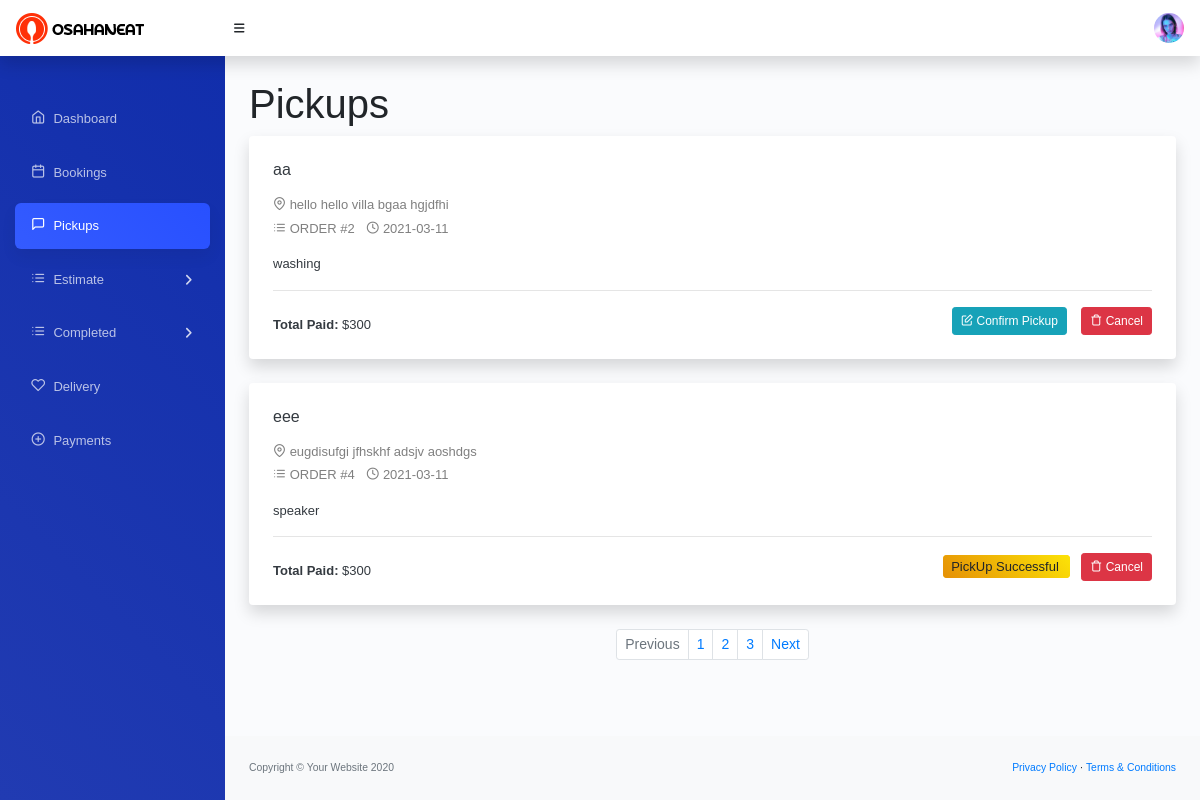
Page /storeadmin/pickups on the earlier database version.
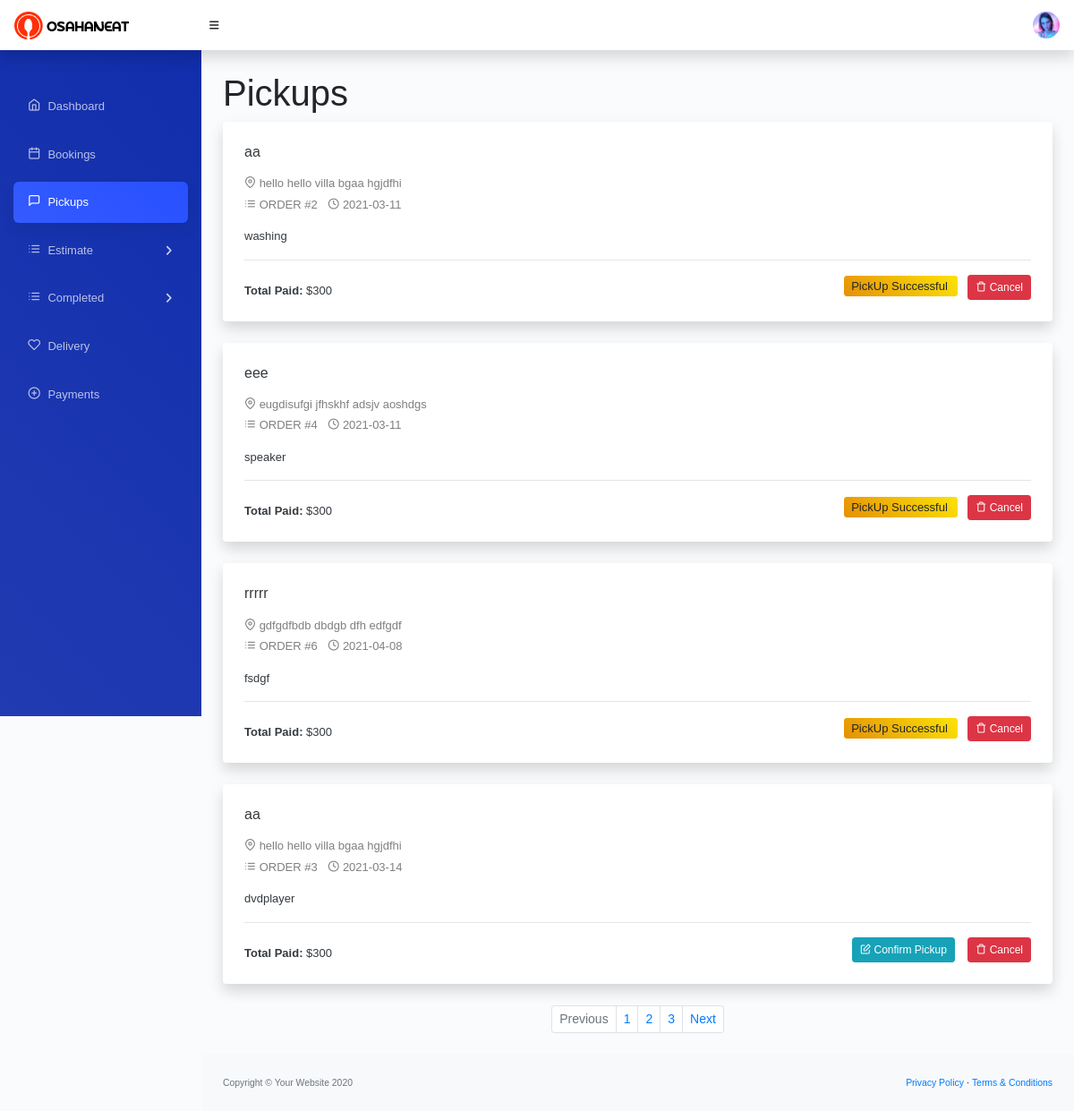
Same page on the later database version.
### storeadmin/models.py (models this page shows, shortened)
class Address(models.Model):
	address_id=models.AutoField(primary_key=True)
	name=models.CharField(max_length=20)
	address=models.TextField()
	phone=models.CharField(max_length=20)
	landmark=models.CharField(max_length=20)
	class Meta:
		verbose_name_plural="Address"

class Booking(models.Model):
	booking_id=models.AutoField(primary_key=True)
	store_id=models.CharField(max_length=20)
	user_id=models.CharField(max_length=20)
	appliance_id=models.CharField(max_length=20)
	address_id=models.CharField(max_length=20)
	pickupdateconfirm=models.CharField(max_length=20)
	status_codes=models.CharField(max_length=20)
	class Meta:
		verbose_name_plural="Booking"

class PickUp(models.Model):
	pickup_id=models.AutoField(primary_key=True)
	booking_id=models.CharField(max_length=20)
	store_id=models.CharField(max_length=20)
	user_id=models.CharField(max_length=20)
	pickup_status=models.CharField(max_length=20)
	estimategivenconfirm=models.CharField(max_length=20)
	pickup_date=models.CharField(max_length=20)
	class Meta:
		verbose_name_plural="PickUp"

class Appliance(models.Model):
	appliance_id=models.AutoField(primary_key=True)
	appliance_name=models.CharField(max_length=20)
	appliance_brand=models.CharField(max_length=20)
	appliance_years=models.CharField(max_length=20)
	appliance_description=models.TextField()
	class Meta:
		verbose_name_plural="Appliance"

### storeadmin/views.py (the view)
# urls.py: path('pickups', views.pickups,name='pickups'),
def pickups(request):
	pickup_det=PickUp.objects.filter(store_id=1)
	appliance_det=Appliance.objects.all()
	address_det=Address.objects.all()
	booking_det=Booking.objects.all()
	return render(request,'store_admin/pickups.html',{'pickup_det':pickup_det,'appliance_det':appliance_det,'address_det':address_det,'booking_det':booking_det})

### user/templatetags/event_tags.py (called while the page is built)
@register.filter(name='int')
def toint(value):
	return int(value)

### storeadmin/templates/store_admin/pickups.html (shortened to what this page needs)
{%extends 'store_admin/storeadmin_layout.html'%}
    {% load static %}
    {% load event_tags %}
{%block content%}
         <div id="layoutSidenav_content">
            <main>
               <div class="container-fluid">
                  <h1 class="mt-4">Pickups</h1>
                  <div class="row">
                     <div class="col-xl-12">
                        {% for i in pickup_det %}
                        {% for j in booking_det %}
                        {% if i.booking_id|int == j.booking_id|int %}
                        {% for k in appliance_det %}
                        {% for l in address_det %}
                        {% if j.appliance_id|int == k.appliance_id|int and j.address_id|int == l.address_id|int %}
                        <div class="card mb-4 order-list">
                           <div class="gold-members p-4">
                              <div class="media">
                                 <div class="media-body">
                                    <h6 class="mb-3"><a href="https://askbootstrap.com/item/osahan-grocery-bootstrap4-responsive-light-template/" class="text-dark">{{l.name}}
                                       </a>
                                    </h6>
                                    <p class="text-black-50 mb-1"><i class="feather-map-pin"></i> {{l.address}}</p>
                                    <p class="text-black-50 mb-3"><i class="feather-list"></i> ORDER #{{j.booking_id}} <i class="feather-clock ml-2"></i> {{i.pickup_date}}</p>
                                    <p class="text-dark">{{k.appliance_name}}</p>
                                    <hr>
                                    <div class="float-right">
                                       {% if i.pickup_status == "pending" %}
                                       <a href="#0" class="btn btn-sm btn-info" data-toggle="modal" data-target="#confirm{{i.pickup_id}}"><i class="feather-edit"></i> Confirm Pickup</a>
                                       {% else %}
                                       <span class="bg-warning px-2 py-1 rounded ml-1"> PickUp Successful </span>
                                       {% endif %}
                                       &nbsp; &nbsp;<a href="#0" class="btn btn-sm btn-danger"><i class="feather-trash"></i> Cancel</a>
                                    </div>
                                    <p class="mb-0 text-dark text-dark pt-2"><span class="text-dark font-weight-bold"> Total Paid:</span> $300</p>
                                 </div>
                              </div>
                           </div>
                        </div>
                        {% endif %}
                        {% endfor %}
                        {% endfor %}
                        {% endif %}
                        {% endfor %}
                        {% endfor %}
                        <nav aria-label="Page navigation example">
                           <ul class="pagination pagination-sm mb-4 justify-content-center">
                              <li class="page-item disabled">
                                 <a class="page-link" href="#" tabindex="-1" aria-disabled="true">Previous</a>
                              </li>
                              <li class="page-item"><a class="page-link" href="#">1</a></li>
                              <li class="page-item"><a class="page-link" href="#">2</a></li>
                              <li class="page-item"><a class="page-link" href="#">3</a></li>
                              <li class="page-item">
                                 <a class="page-link" href="#">Next</a>
                              </li>
                           </ul>
                        </nav>
                     </div>
                  </div>
               </div>
            </main>
            {%endblock%}

Differences in the rows shown:
changed PickUp (number 1 of 4 on the later page): pickup_status "pending" → "done" (drawn)
computed for Address "aa": text "Confirm Pickup" → "PickUp Successful"
added PickUp: pickup_date "2021-04-08"
now on this page (row edited): Booking: booking_id "6"
now on this page (row unchanged): Appliance: appliance_name "fsdgf"
now on this page (row unchanged): Address: name "rrrrr", address "gdfgdfbdb dbdgb dfh edfgdf", shows "PickUp Successful"
added PickUp: pickup_date "2021-03-14", Address (name "aa", address "hello hello villa bgaa hgjdfhi")
now on this page (row edited): Booking: booking_id "3", Address (name "aa", address "hello hello villa bgaa hgjdfhi")
now on this page (row unchanged): Appliance: appliance_name "dvdplayer", Address (name "aa", address "hello hello villa bgaa hgjdfhi")
